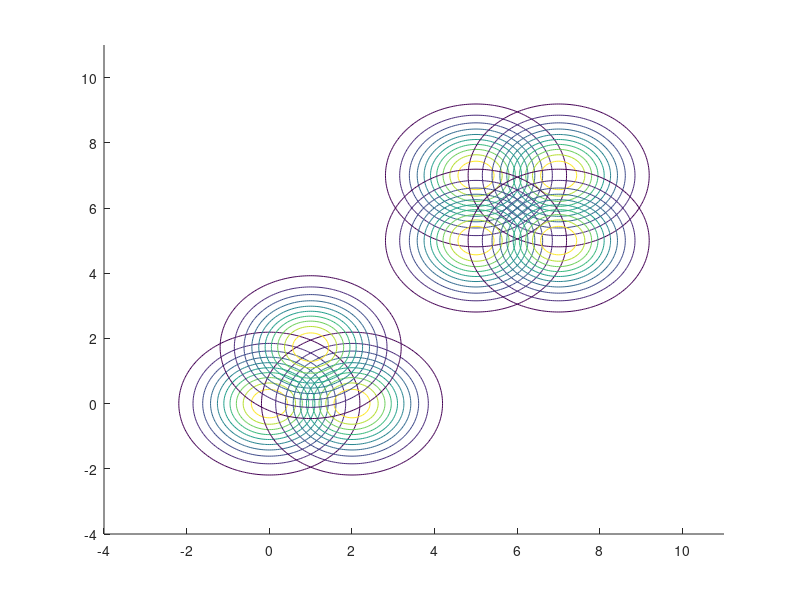

This figure's MATLAB source: (Note: this script raises an error after producing the figure.)
clear; close all;
m = 2;
numCluster = 2;
max_iter = 100;
iter = 0;
epsilon = 0.001;
color2 = {'#00AFEF', '#1F5CA9'};
color3 = {'#00AFEF', '#1086CC', '#1F5CA9'};
color = {'#00AFEF', '#05A1E3', '#0A93D8', '#1086CC', '#1578C0', '#1A6AB5', '#1F5CA9'};

h = 0.05;
[x, y] = meshgrid(-4:h:11, -4:h:11);

mu = [0 0; 2 0; 1 sqrt(3); 5 7; 7 7; 5 5; 7 5];

rng(1);

fi = [];
figure(1);
hold on;
for i = 1:size(mu, 1)
    fi(:,:,i) = mvnpdf([x(:) y(:)], mu(i,:), eye(2));
    f(:,:,i) = reshape(fi(:,:,i), size(x,1), size(x,2));
    contour(x, y, f(:,:,i)); hold on;
end
hold off;

numSample = size(mu, 1);

U0 = rand(numCluster, numSample);
U0 = U0 ./ sum(U0);

% Initial fv calculation
    % Update fvnew
    for i = 1:numCluster
        weights = U0(i, :).^m;
        normalization_factor = sum(weights);
        weighted_sum = sum(f .* reshape(weights, 1, 1, numSample), 3);
        fv(:,:,i) = weighted_sum / normalization_factor;
    end
fv_copy = fv;

while iter < max_iter
    iter = iter + 1;

    % Compute Wf
    Wf = zeros(numCluster, numSample);
    for j = 1:numSample
        for i = 1:numCluster
            diff = abs(fv(:,:,i) - f(:,:,j));
            Wf(i, j) = (Integration(h, diff, 2)) + 10^(-10);
        end
    end

    % Update Unew
    Unew = zeros(numCluster, numSample);
    for j = 1:numSample
        for i = 1:numCluster
            numerator = 1 / (Wf(i, j)) ^ (2/(m - 1));
            denominator = 0;
            for k = 1:numCluster
                denominator = denominator + 1 / (Wf(k, j)) ^ (2/(m - 1));
            end
            Unew(i, j) = numerator / denominator;
        end
    end

    % Update fvnew
    for i = 1:numCluster
        weights = Unew(i, :).^m;
        normalization_factor = sum(weights);
        weighted_sum = sum(f .* reshape(weights, 1, 1, numSample), 3);
        fvnew(:,:,i) = weighted_sum / normalization_factor;
    end

    % Compute objective function value
    ObjFun = sum(sum((Unew) .* Wf));
    fprintf('Iteration count = %d, obj. fcm = %f\n', iter, ObjFun);


    % Check convergence
    if norm(U0 - Unew, 1) < epsilon
        break;
    end

    % Update for the next iteration
    fv = fvnew;
    U0 = Unew;


end

% Plotting results
figure(3);
for i = 1:numCluster
    meshc(x, y, fvnew(:,:,i)); hold on;
end

figure(6);
for j = 1:numSample
    meshc(x, y, f(:,:,j)); hold on;
end

hold off;

figure(4);
heatmap(Unew);


figure(5);
for i = 1:numCluster
    for j = 1:numSample
        contour(x, y, fvnew(:,:,i), "LineWidth",3); hold on;
        contour(x, y, f(:,:,j), '--black'); hold on;
    end
end


